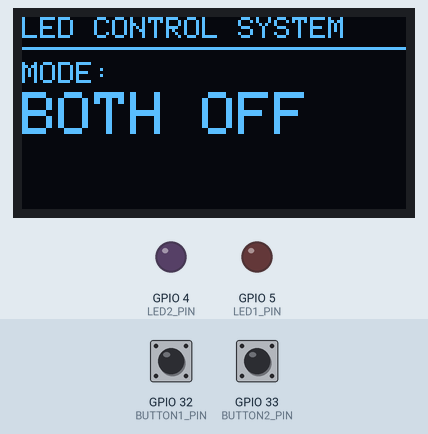
Simulated run of this sketch. Board: ESP32. Parts: 128×64 one-colour display, output pins drawn as LEDs (lit = HIGH). Dashed ring = blinking. Inputs (shaded band) come from the test bench; at power-on: GPIO 32 (BUTTON1_PIN) HIGH, GPIO 33 (BUTTON2_PIN) HIGH.

Above: at 1.2 s.
1.3 s: GPIO 32 (BUTTON1_PIN) pulled LOW for 0.15 s
At 1.62 s:
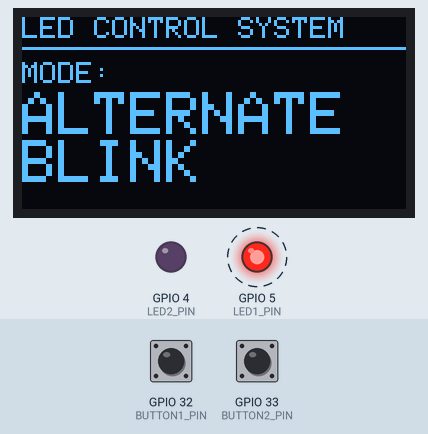
3.8 s: GPIO 32 (BUTTON1_PIN) pulled LOW for 1 s
At 4.5 s:
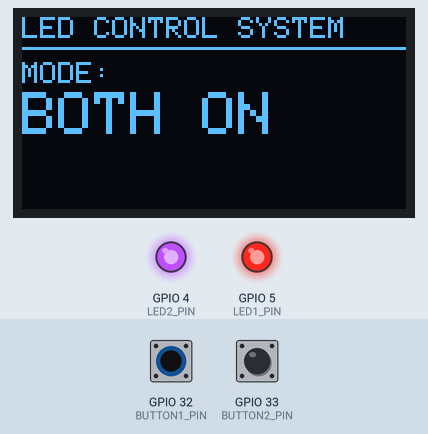
6.3 s: GPIO 32 (BUTTON1_PIN) pulled LOW for 0.15 s
At 6.52 s:
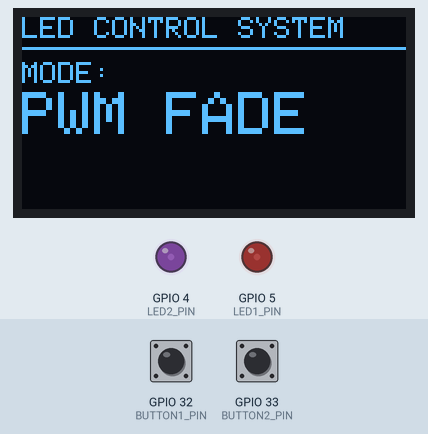
7.0 s: GPIO 33 (BUTTON2_PIN) pulled LOW for 0.15 s
At 8.1 s:
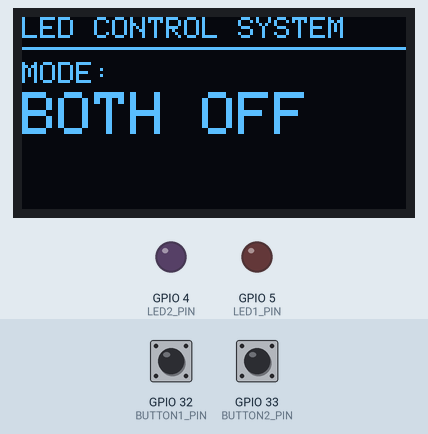
8.6 s: GPIO 32 (BUTTON1_PIN) pulled LOW for 3.2 s
At 9.0 s:
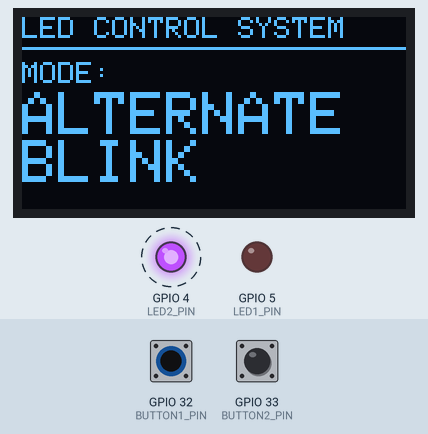
13.3 s: GPIO 32 (BUTTON1_PIN) pulled LOW for 0.15 s
At 14.2 s:
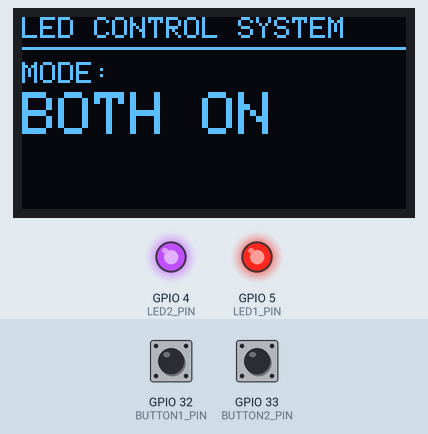
Timing chart, 0 to 15.9 s (numbered marks = the images above; inputs shaded):
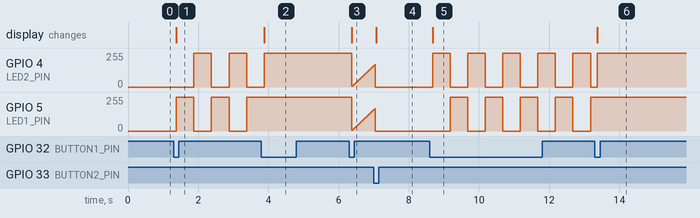

The sketch:

sketch.ino
```cpp
// Title: Mode-Controlled LED System with OLED
// Ayesha
// 23-NTU-CS-1020
#include <Arduino.h>
#include <Wire.h>
#include <Adafruit_GFX.h>
#include <Adafruit_SSD1306.h>
// --- Pin configuration ---
#define BUTTON1_PIN 32    // Mode cycle button
#define BUTTON2_PIN 33    // Reset button
#define LED1_PIN 5       // First LED
#define LED2_PIN 4       // Second LED

#define SDA_PIN 21        // I2C SDA
#define SCL_PIN 22        // I2C SCL

// --- OLED setup ---
#define SCREEN_WIDTH 128
#define SCREEN_HEIGHT 64
Adafruit_SSD1306 display(SCREEN_WIDTH, SCREEN_HEIGHT, &Wire, -1);

// --- Program variables ---
int currentMode = 0;      // 0=OFF, 1=Alternate, 2=ON, 3=PWM
const int totalModes = 4;
unsigned long previousMillis = 0;
const long interval = 500;  // Blink interval
bool led1State = false;
bool led2State = false;
int pwmValue = 0;
bool pwmDirection = true;  // true = increasing, false = decreasing

// Button debouncing variables
int button1State = 0;
int lastButton1State = 0;
int button2State = 0;
int lastButton2State = 0;
unsigned long lastDebounceTime1 = 0;
unsigned long lastDebounceTime2 = 0;
const unsigned long debounceDelay = 50;

// --- Mode names for display ---
const char* modeNames[] = {
  "BOTH OFF",
  "ALTERNATE BLINK",
  "BOTH ON",
  "PWM FADE"
};

void setup() {
  Serial.begin(115200);

  pinMode(BUTTON1_PIN, INPUT_PULLUP);
  pinMode(BUTTON2_PIN, INPUT_PULLUP);
  pinMode(LED1_PIN, OUTPUT);
  pinMode(LED2_PIN, OUTPUT);

  digitalWrite(LED1_PIN, LOW);
  digitalWrite(LED2_PIN, LOW);

  Wire.begin(SDA_PIN, SCL_PIN);

  if (!display.begin(SSD1306_SWITCHCAPVCC, 0x3C)) {
    Serial.println("SSD1306 allocation failed");
    for (;;);
  }

  display.clearDisplay();
  display.setTextColor(SSD1306_WHITE);
  display.setTextSize(1);

  updateDisplay();
}

void loop() {
  int reading1 = digitalRead(BUTTON1_PIN);
  int reading2 = digitalRead(BUTTON2_PIN);

  if (reading1 != lastButton1State) {
    lastDebounceTime1 = millis();
  }
  if ((millis() - lastDebounceTime1) > debounceDelay) {
    if (reading1 != button1State) {
      button1State = reading1;
      if (button1State == LOW) {
        cycleMode();
      }
    }
  }
  if (reading2 != lastButton2State) {
    lastDebounceTime2 = millis();
  }
  if ((millis() - lastDebounceTime2) > debounceDelay) {
    if (reading2 != button2State) {
      button2State = reading2;
      if (button2State == LOW) {
        resetToOff();
      }
    }
  }
  lastButton1State = reading1;
  lastButton2State = reading2;

  switch(currentMode) {
    case 0:
      digitalWrite(LED1_PIN, LOW);
      digitalWrite(LED2_PIN, LOW);
      break;

    case 1:
      handleAlternateBlink();
      break;

    case 2:
      digitalWrite(LED1_PIN, HIGH);
      digitalWrite(LED2_PIN, HIGH);
      break;

    case 3:
      handlePWMFade();
      break;
  }
}
void cycleMode() {
  currentMode = (currentMode + 1) % totalModes;
  updateDisplay();
}

void resetToOff() {
  currentMode = 0;

  // Force LEDs OFF instantly
  digitalWrite(LED1_PIN, LOW);
  digitalWrite(LED2_PIN, LOW);

  updateDisplay();
}
void handleAlternateBlink() {
  unsigned long currentMillis = millis();

  if (currentMillis - previousMillis >= interval) {
    previousMillis = currentMillis;

    led1State = !led1State;
    led2State = !led1State;

    digitalWrite(LED1_PIN, led1State);
    digitalWrite(LED2_PIN, led2State);
  }
}
void handlePWMFade() {
  unsigned long currentMillis = millis();

  if (currentMillis - previousMillis >= 20) {
    previousMillis = currentMillis;

    if (pwmDirection) {
      pwmValue += 5;
      if (pwmValue >= 255) {
        pwmValue = 255;
        pwmDirection = false;
      }
    } else {
      pwmValue -= 5;
      if (pwmValue <= 0) {
        pwmValue = 0;
        pwmDirection = true;
      }
    }

    analogWrite(LED1_PIN, pwmValue);
    analogWrite(LED2_PIN, pwmValue);
  }
}
void updateDisplay() {
  display.clearDisplay();
  display.setTextSize(1);

  display.setCursor(0, 0);
  display.println("LED CONTROL SYSTEM");
  display.drawLine(0, 10, 127, 10, SSD1306_WHITE);

  display.setCursor(0, 15);
  display.print("MODE: ");

  display.setTextSize(2);
  display.setCursor(0, 25);
  display.println(modeNames[currentMode]);

  display.display();
}
```

Measured:
- after the input at 1.3 s, GPIO 4 (LED2_PIN): alternates 255/255 for 0.50 s and 0/255 for 0.50 s, starting after 0.58 s; GPIO 5 (LED1_PIN): alternates 255/255 for 0.50 s and 0/255 for 0.50 s, starting after 0.08 s; the display: changes after 0.08 s (image 1)
- after the input at 3.8 s, GPIO 4 (LED2_PIN): goes on until 3.9 s, then stays 255/255; GPIO 5 (LED1_PIN): stops changing and stays 255/255; the display: changes after 0.08 s (image 2)
- after the input at 6.3 s, the display: changes after 0.08 s (image 3)
- after the input at 7.0 s, the display: changes after 0.08 s (image 4)
- after the input at 8.6 s, GPIO 4 (LED2_PIN): alternates 255/255 for 0.50 s and 0/255 for 0.50 s, starting after 0.08 s; GPIO 5 (LED1_PIN): alternates 255/255 for 0.50 s and 0/255 for 0.50 s, starting after 0.58 s; the display: changes after 0.08 s (image 5)
- after the input at 13.3 s, GPIO 5 (LED1_PIN): stops changing and stays 255/255; the display: changes after 0.08 s (image 6)
